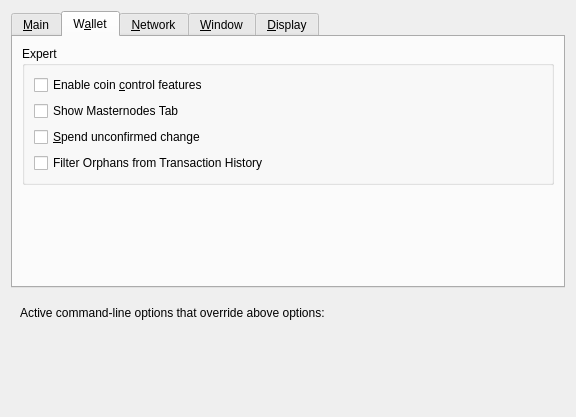
<?xml version="1.0" encoding="UTF-8"?>
<ui version="4.0">
 <class>OptionsDialog</class>
 <widget class="QDialog" name="OptionsDialog">
  <property name="geometry">
   <rect>
    <x>0</x>
    <y>0</y>
    <width>576</width>
    <height>417</height>
   </rect>
  </property>
  <property name="windowTitle">
   <string>Options</string>
  </property>
  <property name="modal">
   <bool>true</bool>
  </property>
  <layout class="QVBoxLayout" name="verticalLayout">
   <item>
    <widget class="QTabWidget" name="tabWidget">
     <property name="currentIndex">
      <number>1</number>
     </property>
     <widget class="QWidget" name="tabMain">
      <attribute name="title">
       <string>&amp;Main</string>
      </attribute>
      <layout class="QVBoxLayout" name="verticalLayout_Main">
       <item>
        <widget class="QCheckBox" name="bitcoinAtStartup">
         <property name="toolTip">
          <string>Automatically start Fac after logging in to the system.</string>
         </property>
         <property name="text">
          <string>&amp;Start Fac on system login</string>
         </property>
        </widget>
       </item>
       <item>
        <layout class="QHBoxLayout" name="horizontalLayout_2_Main">
         <item>
          <widget class="QLabel" name="databaseCacheLabel">
           <property name="text">
            <string>Size of &amp;database cache</string>
           </property>
           <property name="textFormat">
            <enum>Qt::PlainText</enum>
           </property>
           <property name="buddy">
            <cstring>databaseCache</cstring>
           </property>
          </widget>
         </item>
         <item>
          <widget class="QSpinBox" name="databaseCache"/>
         </item>
         <item>
          <widget class="QLabel" name="databaseCacheUnitLabel">
           <property name="text">
            <string>MB</string>
           </property>
           <property name="textFormat">
            <enum>Qt::PlainText</enum>
           </property>
          </widget>
         </item>
         <item>
          <spacer name="horizontalSpacer_2_Main">
           <property name="orientation">
            <enum>Qt::Horizontal</enum>
           </property>
           <property name="sizeHint" stdset="0">
            <size>
             <width>40</width>
             <height>20</height>
            </size>
           </property>
          </spacer>
         </item>
        </layout>
       </item>
       <item>
        <layout class="QHBoxLayout" name="horizontalLayout_3_Main">
         <item>
          <widget class="QLabel" name="threadsScriptVerifLabel">
           <property name="text">
            <string>Number of script &amp;verification threads</string>
           </property>
           <property name="textFormat">
            <enum>Qt::PlainText</enum>
           </property>
           <property name="buddy">
            <cstring>threadsScriptVerif</cstring>
           </property>
          </widget>
         </item>
         <item>
          <widget class="QSpinBox" name="threadsScriptVerif">
           <property name="toolTip">
            <string>(0 = auto, &lt;0 = leave that many cores free)</string>
           </property>
          </widget>
         </item>
         <item>
          <spacer name="horizontalSpacer_3_Main">
           <property name="orientation">
            <enum>Qt::Horizontal</enum>
           </property>
           <property name="sizeHint" stdset="0">
            <size>
             <width>40</width>
             <height>20</height>
            </size>
           </property>
          </spacer>
         </item>
        </layout>
       </item>
       <item>
        <spacer name="verticalSpacer_Main">
         <property name="orientation">
          <enum>Qt::Vertical</enum>
         </property>
         <property name="sizeHint" stdset="0">
          <size>
           <width>20</width>
           <height>40</height>
          </size>
         </property>
        </spacer>
       </item>
       <item>
        <layout class="QHBoxLayout" name="horizontalLayout_4_Main">
         <item>
          <widget class="QLabel" name="label">
           <property name="toolTip">
            <string>This setting determines the amount of individual masternodes that an input will be anonymized through.&lt;br/&gt;More rounds of anonymization gives a higher degree of privacy, but also costs more in fees.</string>
           </property>
           <property name="text">
            <string>Obfuscation rounds to use</string>
           </property>
          </widget>
         </item>
         <item>
          <widget class="QSpinBox" name="obfuscationRounds">
           <property name="minimum">
            <number>2</number>
           </property>
           <property name="maximum">
            <number>8</number>
           </property>
           <property name="value">
            <number>4</number>
           </property>
          </widget>
         </item>
        </layout>
       </item>
       <item>
        <layout class="QHBoxLayout" name="horizontalLayout">
         <item>
          <widget class="QLabel" name="label_2">
           <property name="toolTip">
            <string>This amount acts as a threshold to turn off Obfuscation once it's reached.</string>
           </property>
           <property name="statusTip">
            <string notr="true"/>
           </property>
           <property name="whatsThis">
            <string notr="true"/>
           </property>
           <property name="accessibleName">
            <string notr="true"/>
           </property>
           <property name="accessibleDescription">
            <string notr="true"/>
           </property>
           <property name="text">
            <string>Amount of Fac to keep anonymized</string>
           </property>
          </widget>
         </item>
         <item>
          <widget class="QSpinBox" name="anonymizeFac">
           <property name="minimum">
            <number>100</number>
           </property>
           <property name="maximum">
            <number>100000</number>
           </property>
           <property name="singleStep">
            <number>100</number>
           </property>
           <property name="value">
            <number>1000</number>
           </property>
          </widget>
         </item>
        </layout>
       </item>
      </layout>
     </widget>
     <widget class="QWidget" name="tabWallet">
      <attribute name="title">
       <string>W&amp;allet</string>
      </attribute>
      <layout class="QVBoxLayout" name="verticalLayout_Wallet">
       <item>
        <widget class="QGroupBox" name="groupBox">
         <property name="title">
          <string>Expert</string>
         </property>
         <layout class="QVBoxLayout" name="verticalLayout_2">
          <item>
           <widget class="QCheckBox" name="coinControlFeatures">
            <property name="toolTip">
             <string>Whether to show coin control features or not.</string>
            </property>
            <property name="text">
             <string>Enable coin &amp;control features</string>
            </property>
           </widget>
          </item>
          <item>
           <widget class="QCheckBox" name="showMasternodesTab">
            <property name="toolTip">
             <string>Show additional tab listing all your masternodes in first sub-tab&lt;br/&gt;and all masternodes on the network in second sub-tab.</string>
            </property>
            <property name="text">
             <string>Show Masternodes Tab</string>
            </property>
           </widget>
          </item>
          <item>
           <widget class="QCheckBox" name="spendZeroConfChange">
            <property name="toolTip">
             <string>If you disable the spending of unconfirmed change, the change from a transaction&lt;br/&gt;cannot be used until that transaction has at least one confirmation.&lt;br/&gt;This also affects how your balance is computed.</string>
            </property>
            <property name="text">
             <string>&amp;Spend unconfirmed change</string>
            </property>
           </widget>
          </item>
          <item>
           <widget class="QCheckBox" name="showOrphans">
            <property name="text">
             <string>Filter Orphans from Transaction History</string>
            </property>
           </widget>
          </item>
         </layout>
        </widget>
       </item>
       <item>
        <spacer name="verticalSpacer_Wallet">
         <property name="orientation">
          <enum>Qt::Vertical</enum>
         </property>
         <property name="sizeHint" stdset="0">
          <size>
           <width>20</width>
           <height>40</height>
          </size>
         </property>
        </spacer>
       </item>
      </layout>
     </widget>
     <widget class="QWidget" name="tabNetwork">
      <attribute name="title">
       <string>&amp;Network</string>
      </attribute>
      <layout class="QVBoxLayout" name="verticalLayout_Network">
       <item>
        <widget class="QCheckBox" name="mapPortUpnp">
         <property name="toolTip">
          <string>Automatically open the Fac client port on the router. This only works when your router supports UPnP and it is enabled.</string>
         </property>
         <property name="text">
          <string>Map port using &amp;UPnP</string>
         </property>
        </widget>
       </item>
       <item>
        <widget class="QCheckBox" name="allowIncoming">
         <property name="toolTip">
          <string>Accept connections from outside</string>
         </property>
         <property name="text">
          <string>Allow incoming connections</string>
         </property>
        </widget>
       </item>
       <item>
        <widget class="QCheckBox" name="connectSocks">
         <property name="toolTip">
          <string>Connect to the Fac network through a SOCKS5 proxy.</string>
         </property>
         <property name="text">
          <string>&amp;Connect through SOCKS5 proxy (default proxy):</string>
         </property>
        </widget>
       </item>
       <item>
        <layout class="QHBoxLayout" name="horizontalLayout_1_Network">
         <item>
          <widget class="QLabel" name="proxyIpLabel">
           <property name="text">
            <string>Proxy &amp;IP:</string>
           </property>
           <property name="textFormat">
            <enum>Qt::PlainText</enum>
           </property>
           <property name="buddy">
            <cstring>proxyIp</cstring>
           </property>
          </widget>
         </item>
         <item>
          <widget class="QValidatedLineEdit" name="proxyIp">
           <property name="minimumSize">
            <size>
             <width>140</width>
             <height>0</height>
            </size>
           </property>
           <property name="maximumSize">
            <size>
             <width>140</width>
             <height>16777215</height>
            </size>
           </property>
           <property name="toolTip">
            <string>IP address of the proxy (e.g. IPv4: 127.0.0.1 / IPv6: ::1)</string>
           </property>
          </widget>
         </item>
         <item>
          <widget class="QLabel" name="proxyPortLabel">
           <property name="text">
            <string>&amp;Port:</string>
           </property>
           <property name="textFormat">
            <enum>Qt::PlainText</enum>
           </property>
           <property name="buddy">
            <cstring>proxyPort</cstring>
           </property>
          </widget>
         </item>
         <item>
          <widget class="QLineEdit" name="proxyPort">
           <property name="minimumSize">
            <size>
             <width>55</width>
             <height>0</height>
            </size>
           </property>
           <property name="maximumSize">
            <size>
             <width>55</width>
             <height>16777215</height>
            </size>
           </property>
           <property name="toolTip">
            <string>Port of the proxy (e.g. 9050)</string>
           </property>
          </widget>
         </item>
         <item>
          <spacer name="horizontalSpacer_1_Network">
           <property name="orientation">
            <enum>Qt::Horizontal</enum>
           </property>
           <property name="sizeHint" stdset="0">
            <size>
             <width>40</width>
             <height>20</height>
            </size>
           </property>
          </spacer>
         </item>
        </layout>
       </item>
       <item>
        <spacer name="verticalSpacer_Network">
         <property name="orientation">
          <enum>Qt::Vertical</enum>
         </property>
         <property name="sizeHint" stdset="0">
          <size>
           <width>20</width>
           <height>40</height>
          </size>
         </property>
        </spacer>
       </item>
      </layout>
     </widget>
     <widget class="QWidget" name="tabWindow">
      <attribute name="title">
       <string>&amp;Window</string>
      </attribute>
      <layout class="QVBoxLayout" name="verticalLayout_Window">
       <item>
        <widget class="QCheckBox" name="minimizeToTray">
         <property name="toolTip">
          <string>Show only a tray icon after minimizing the window.</string>
         </property>
         <property name="text">
          <string>&amp;Minimize to the tray instead of the taskbar</string>
         </property>
        </widget>
       </item>
       <item>
        <widget class="QCheckBox" name="minimizeOnClose">
         <property name="toolTip">
          <string>Minimize instead of exit the application when the window is closed. When this option is enabled, the application will be closed only after selecting Quit in the menu.</string>
         </property>
         <property name="text">
          <string>M&amp;inimize on close</string>
         </property>
        </widget>
       </item>
       <item>
        <spacer name="verticalSpacer_Window">
         <property name="orientation">
          <enum>Qt::Vertical</enum>
         </property>
         <property name="sizeHint" stdset="0">
          <size>
           <width>20</width>
           <height>40</height>
          </size>
         </property>
        </spacer>
       </item>
      </layout>
     </widget>
     <widget class="QWidget" name="tabDisplay">
      <attribute name="title">
       <string>&amp;Display</string>
      </attribute>
      <layout class="QVBoxLayout" name="verticalLayout_Display">
       <item>
        <layout class="QHBoxLayout" name="horizontalLayout_1_Display">
         <item>
          <widget class="QLabel" name="langLabel">
           <property name="text">
            <string>User Interface &amp;language:</string>
           </property>
           <property name="textFormat">
            <enum>Qt::PlainText</enum>
           </property>
           <property name="buddy">
            <cstring>lang</cstring>
           </property>
          </widget>
         </item>
         <item>
          <widget class="QValueComboBox" name="lang">
           <property name="toolTip">
            <string>The user interface language can be set here. This setting will take effect after restarting Fac.</string>
           </property>
          </widget>
         </item>
        </layout>
       </item>
       <item>
        <widget class="QLabel" name="label_3">
         <property name="toolTip">
          <string notr="true"/>
         </property>
         <property name="statusTip">
          <string notr="true"/>
         </property>
         <property name="whatsThis">
          <string notr="true"/>
         </property>
         <property name="accessibleName">
          <string notr="true"/>
         </property>
         <property name="text">
          <string>Language missing or translation incomplete? Help contributing translations here:
https://www.transifex.com/fac-project/fac-project-translations</string>
         </property>
         <property name="wordWrap">
          <bool>true</bool>
         </property>
         <property name="openExternalLinks">
          <bool>true</bool>
         </property>
         <property name="textInteractionFlags">
          <set>Qt::TextBrowserInteraction</set>
         </property>
        </widget>
       </item>
       <item>
        <layout class="QHBoxLayout" name="horizontalLayout_4_Display" stretch="0,0">
         <item>
          <widget class="QLabel" name="themeLabel">
           <property name="text">
            <string>User Interface Theme:</string>
           </property>
          </widget>
         </item>
         <item>
          <widget class="QValueComboBox" name="theme"/>
         </item>
        </layout>
       </item>
       <item>
        <widget class="Line" name="line">
         <property name="orientation">
          <enum>Qt::Horizontal</enum>
         </property>
        </widget>
       </item>
       <item>
        <layout class="QHBoxLayout" name="horizontalLayout_2_Display">
         <item>
          <widget class="QLabel" name="unitLabel">
           <property name="text">
            <string>&amp;Unit to show amounts in:</string>
           </property>
           <property name="textFormat">
            <enum>Qt::PlainText</enum>
           </property>
           <property name="buddy">
            <cstring>unit</cstring>
           </property>
          </widget>
         </item>
         <item>
          <widget class="QValueComboBox" name="unit">
           <property name="toolTip">
            <string>Choose the default subdivision unit to show in the interface and when sending coins.</string>
           </property>
          </widget>
         </item>
        </layout>
       </item>
       <item>
        <layout class="QHBoxLayout" name="horizontalLayout_5_Display">
         <item>
          <widget class="QLabel" name="digitsLabel">
           <property name="text">
            <string>Decimal digits</string>
           </property>
          </widget>
         </item>
         <item>
          <widget class="QValueComboBox" name="digits"/>
         </item>
        </layout>
       </item>
       <item>
        <layout class="QHBoxLayout" name="horizontalLayout_3_Display">
         <item>
          <widget class="QLabel" name="thirdPartyTxUrlsLabel">
           <property name="toolTip">
            <string>Third party URLs (e.g. a block explorer) that appear in the transactions tab as context menu items. %s in the URL is replaced by transaction hash. Multiple URLs are separated by vertical bar |.</string>
           </property>
           <property name="text">
            <string>Third party transaction URLs</string>
           </property>
           <property name="buddy">
            <cstring>thirdPartyTxUrls</cstring>
           </property>
          </widget>
         </item>
         <item>
          <widget class="QLineEdit" name="thirdPartyTxUrls">
           <property name="toolTip">
            <string>Third party URLs (e.g. a block explorer) that appear in the transactions tab as context menu items. %s in the URL is replaced by transaction hash. Multiple URLs are separated by vertical bar |.</string>
           </property>
          </widget>
         </item>
        </layout>
       </item>
       <item>
        <spacer name="verticalSpacer">
         <property name="orientation">
          <enum>Qt::Vertical</enum>
         </property>
         <property name="sizeHint" stdset="0">
          <size>
           <width>20</width>
           <height>40</height>
          </size>
         </property>
        </spacer>
       </item>
      </layout>
     </widget>
    </widget>
   </item>
   <item>
    <widget class="QFrame" name="frame">
     <layout class="QVBoxLayout" name="verticalLayout_Bottom">
      <item>
       <layout class="QHBoxLayout" name="horizontalLayout_Bottom">
        <item>
         <widget class="QLabel" name="overriddenByCommandLineInfoLabel">
          <property name="text">
           <string>Active command-line options that override above options:</string>
          </property>
          <property name="textFormat">
           <enum>Qt::PlainText</enum>
          </property>
         </widget>
        </item>
        <item>
         <spacer name="horizontalSpacer_Bottom">
          <property name="orientation">
           <enum>Qt::Horizontal</enum>
          </property>
          <property name="sizeHint" stdset="0">
           <size>
            <width>40</width>
            <height>20</height>
           </size>
          </property>
         </spacer>
        </item>
       </layout>
      </item>
      <item>
       <widget class="QLabel" name="overriddenByCommandLineLabel">
        <property name="text">
         <string/>
        </property>
        <property name="textFormat">
         <enum>Qt::PlainText</enum>
        </property>
        <property name="wordWrap">
         <bool>true</bool>
        </property>
       </widget>
      </item>
     </layout>
    </widget>
   </item>
   <item>
    <layout class="QHBoxLayout" name="horizontalLayout_Buttons">
     <item>
      <widget class="QtMaterialFlatButton" name="resetButton" native="true">
       <property name="toolTip">
        <string>Reset all client options to default.</string>
       </property>
       <property name="text" stdset="0">
        <string>Reset Options</string>
       </property>
       <property name="autoDefault" stdset="0">
        <bool>false</bool>
       </property>
      </widget>
     </item>
     <item>
      <spacer name="horizontalSpacer_1">
       <property name="orientation">
        <enum>Qt::Horizontal</enum>
       </property>
       <property name="sizeHint" stdset="0">
        <size>
         <width>40</width>
         <height>48</height>
        </size>
       </property>
      </spacer>
     </item>
     <item>
      <widget class="QLabel" name="statusLabel">
       <property name="minimumSize">
        <size>
         <width>200</width>
         <height>0</height>
        </size>
       </property>
       <property name="font">
        <font>
         <weight>75</weight>
         <bold>true</bold>
        </font>
       </property>
       <property name="text">
        <string/>
       </property>
       <property name="textFormat">
        <enum>Qt::PlainText</enum>
       </property>
       <property name="wordWrap">
        <bool>true</bool>
       </property>
      </widget>
     </item>
     <item>
      <spacer name="horizontalSpacer_2">
       <property name="orientation">
        <enum>Qt::Horizontal</enum>
       </property>
       <property name="sizeHint" stdset="0">
        <size>
         <width>40</width>
         <height>48</height>
        </size>
       </property>
      </spacer>
     </item>
     <item>
      <widget class="QtMaterialFlatButton" name="okButton" native="true">
       <property name="text" stdset="0">
        <string>OK</string>
       </property>
       <property name="autoDefault" stdset="0">
        <bool>false</bool>
       </property>
       <property name="default" stdset="0">
        <bool>true</bool>
       </property>
      </widget>
     </item>
     <item>
      <widget class="QtMaterialFlatButton" name="cancelButton" native="true">
       <property name="text" stdset="0">
        <string>Cancel</string>
       </property>
       <property name="autoDefault" stdset="0">
        <bool>false</bool>
       </property>
      </widget>
     </item>
    </layout>
   </item>
  </layout>
 </widget>
 <customwidgets>
  <customwidget>
   <class>QValidatedLineEdit</class>
   <extends>QLineEdit</extends>
   <header>qvalidatedlineedit.h</header>
  </customwidget>
  <customwidget>
   <class>QtMaterialFlatButton</class>
   <extends>QWidget</extends>
   <header>qtmaterialflatbutton.h</header>
   <container>1</container>
  </customwidget>
  <customwidget>
   <class>QValueComboBox</class>
   <extends>QComboBox</extends>
   <header>qvaluecombobox.h</header>
  </customwidget>
 </customwidgets>
 <resources/>
 <connections/>
</ui>
